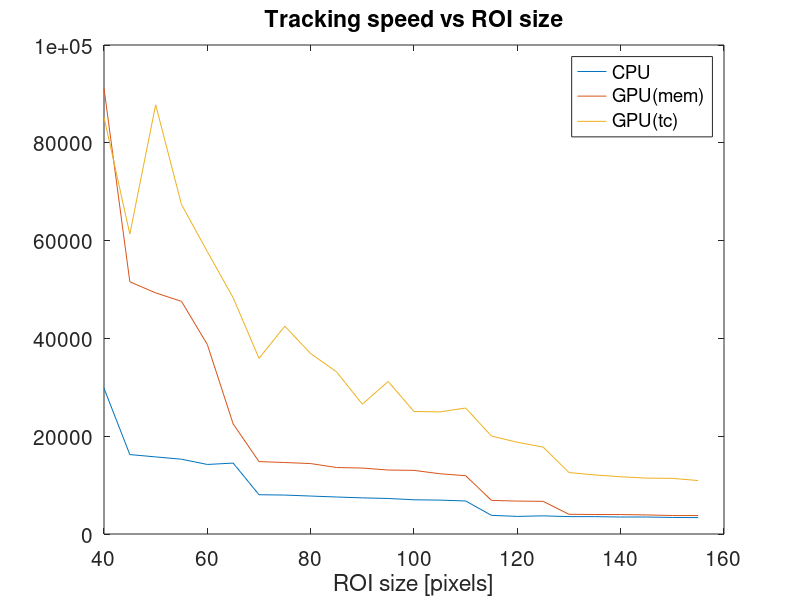

This figure's MATLAB source:
function plot_speeds()
    s690=dlmread('speeds-geforce690.txt');
    s560=dlmread('speeds-geforce560.txt');
    s570=dlmread('speeds-geforce570.txt');
    
    %s = [ s690(:,[1 3]) s560(:,3) s570(:,3) ];
    s = s570(:,[1 2 3]);

    figure();
    x = 40 + ((0:23)*5);
    plot(x,s);
    set(gca,'FontSize', 15);
    title('Tracking speed vs ROI size');
    xlabel('ROI size [pixels]');
    
    %legend( '12 core CPU', 'Geforce 690', 'Geforce 560', '4 core cpu', 'Geforce 560 (bad parallel code)');
    legend( 'CPU', 'GPU(mem)', 'GPU(tc)' );
